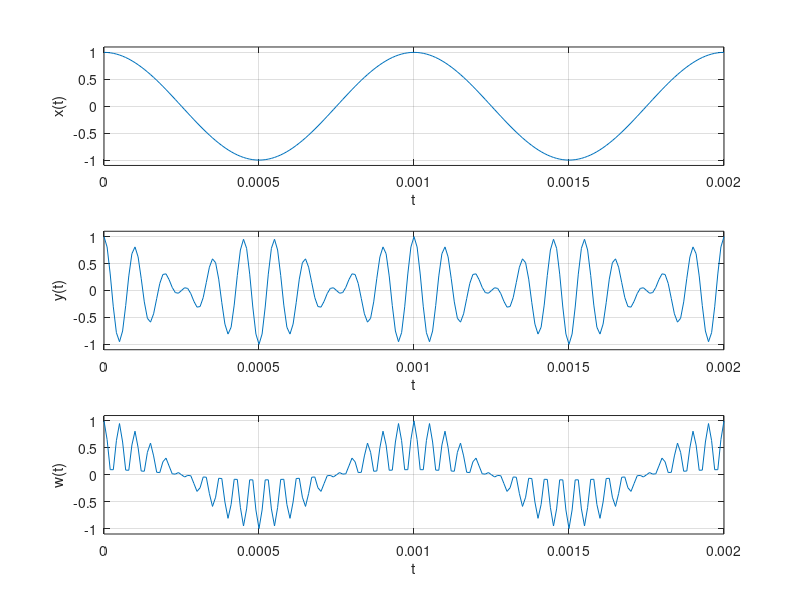
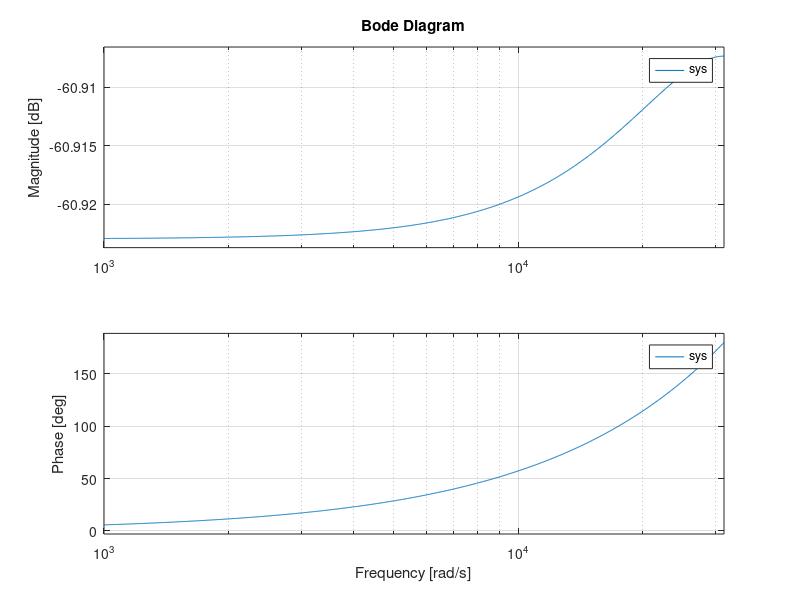

The MATLAB script that drew these images, in order:
fm = 1e3; 
fc = 10e3; 
ts = power(10.*fc,-1); 
t = (0:1:200).*ts; 
phi = 0; 
x = @(t) cos(2.*pi*fm.*t); 
y = @(t) x(t).*cos(2.*pi.*fc.*t); 
w = @(t) y(t).*cos(2.*pi.*fc.*t + phi); 
order = 1; 

figure(1);

subplot(3,1,1);
plot(t,x(t));
grid on; 
xlabel('t');
ylabel('x(t)'); 
axis([0 0.002 -1.1 1.1]);

subplot(3,1,2);
plot(t,y(t));
grid on; 
xlabel('t');
ylabel('y(t)'); 
axis([0 0.002 -1.1 1.1]);

subplot(3,1,3);
plot(t,w(t));
grid on; 
xlabel('t');
ylabel('w(t)'); 
axis([0 0.002 -1.1 1.1]);

[A,B,C,D] = butter(order,[fm fc],"bandpass","s"); 
sys = ss(A,B,C,D, 1/fc); 
figure(2);
bode(sys); 
grid on;
